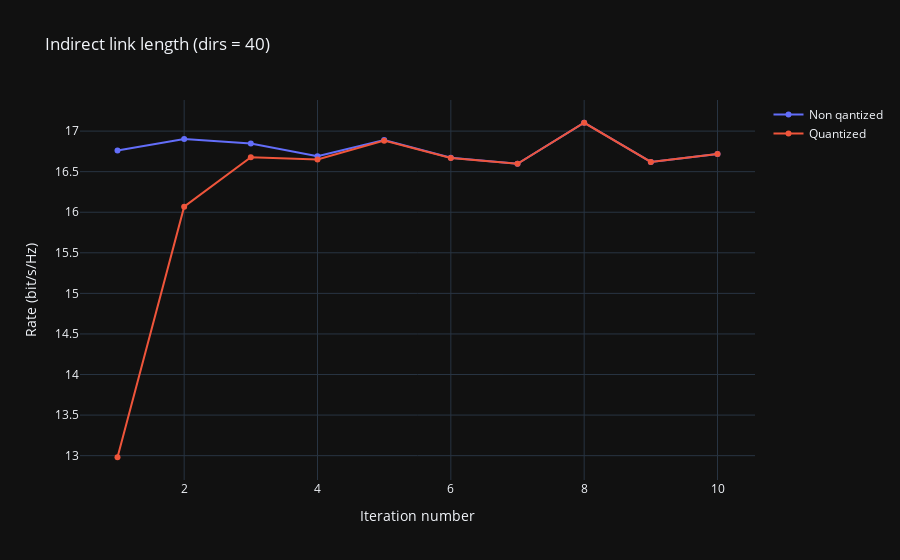

Here is the notebook cell this chart was saved with:
### Code cell
# Create traces for real part
mixfigure = go.Figure()
mixfigure.add_trace(go.Scatter(x=np.arange(1, 11), y=max_rates, mode='lines+markers', name='Non qantized'))
mixfigure.add_trace(go.Scatter(x=np.arange(1, 11), y=quantized_rate, mode='lines+markers', name='Quantized'))

# Add titles and labels
mixfigure.update_layout(
    title='Indirect link length (dirs = 40)',
    xaxis_title='Iteration number',
    yaxis_title='Rate (bit/s/Hz)',
    template='plotly_dark',  # Optional: Dark theme, change if needed
)

### Figure 1 — Plotly figure (JSON) as saved in the notebook; plotly's stock layout.template omitted (floating-point values rounded to 4 significant figures)
{"data": [{"mode": "lines+markers", "name": "Non qantized", "type": "scatter", "x": [1, 2, 3, 4, 5, 6, 7, 8, 9, 10], "y": [16.76, 16.9, 16.85, 16.69, 16.89, 16.67, 16.6, 17.1, 16.62, 16.72]}, {"mode": "lines+markers", "name": "Quantized", "type": "scatter", "x": [1, 2, 3, 4, 5, 6, 7, 8, 9, 10], "y": [12.98, 16.07, 16.68, 16.65, 16.88, 16.67, 16.6, 17.1, 16.62, 16.72]}], "layout": {"title": {"text": "Indirect link length (dirs = 40)"}, "xaxis": {"title": {"text": "Iteration number"}}, "yaxis": {"title": {"text": "Rate (bit/s/Hz)"}}}}
